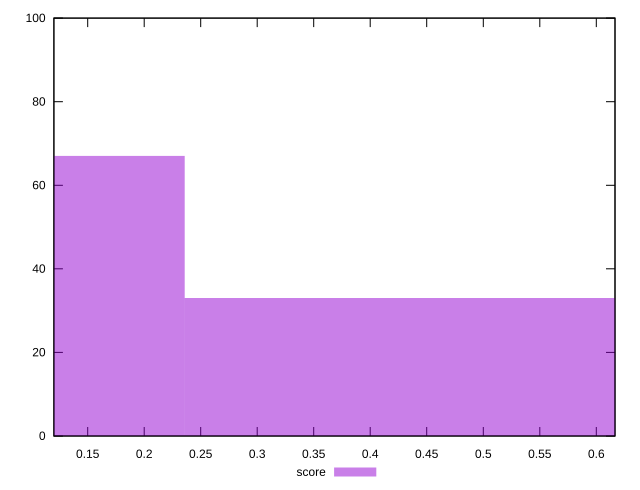

This figure's gnuplot source:
reset

$score <<EOF
0.47147151327102327 33
0 67
EOF

set key outside below
set boxwidth 0.47147151327102327
set xrange [0.12011090399475044:0.616559429273424]
set yrange [0:100]
set style fill transparent solid 0.5 noborder
set terminal svg size 640, 490 enhanced background rgb 'white'
set output "report_00007_2020-12-11T15:55:29.892Z/cumulative-layout-shift/samples/pages/score/histogram.svg"

plot $score title "score" with boxes

reset
